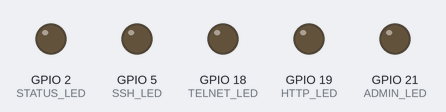
Simulated run of this sketch. Board: ESP32. Parts: output pins drawn as LEDs (lit = HIGH). WiFi joins after 1.5 s; servers stay silent unless stated; what the sketch prints to the serial monitor is not drawn.

Above: at 0.0 s.
At 4.9 s:
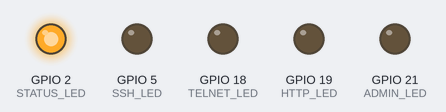
Timing chart, 0 to 6.6 s (numbered marks = the images above):
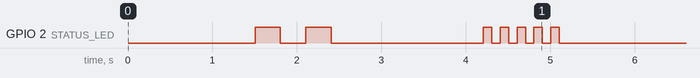

The sketch:

Claude-Code.ino
```cpp
#include <WiFi.h>

// =============================
// Wi-Fi Configuration
// =============================

const char* ssid = "Naval";
const char* password = "naval05245";

// =============================
// LED Pin Configuration
// =============================

const int SSH_LED = 5;        // GPIO 5 - SSH (Port 22)
const int TELNET_LED = 18;    // GPIO 18 - Telnet (Port 23)
const int HTTP_LED = 19;      // GPIO 19 - HTTP (Port 80)
const int ADMIN_LED = 21;     // GPIO 21 - Admin (Port 8080)
const int STATUS_LED = 2;     // GPIO 2 - Overall Status

// =============================
// Honeypot Ports
// =============================

WiFiServer telnetServer(23);
WiFiServer httpServer(80);
WiFiServer sshServer(22);
WiFiServer adminServer(8080);

// =============================
// Statistics
// =============================

unsigned long totalConnections = 0;

// =============================
// LED Control Functions
// =============================

void initializeLEDs() {
  pinMode(SSH_LED, OUTPUT);
  pinMode(TELNET_LED, OUTPUT);
  pinMode(HTTP_LED, OUTPUT);
  pinMode(ADMIN_LED, OUTPUT);
  pinMode(STATUS_LED, OUTPUT);

  // Turn off all LEDs initially
  digitalWrite(SSH_LED, LOW);
  digitalWrite(TELNET_LED, LOW);
  digitalWrite(HTTP_LED, LOW);
  digitalWrite(ADMIN_LED, LOW);
  digitalWrite(STATUS_LED, LOW);

  Serial.println("LEDs initialized!");
}

void blinkLED(int pin, int times, int delayMs) {
  for (int i = 0; i < times; i++) {
    digitalWrite(pin, HIGH);
    delay(delayMs);
    digitalWrite(pin, LOW);
    delay(delayMs);
  }
}

void indicateConnection(int ledPin, const char* serviceName) {
  // Blink the specific service LED 3 times
  blinkLED(ledPin, 3, 200);

  // Also blink the status LED
  blinkLED(STATUS_LED, 1, 300);

  // Keep LED on for 2 seconds to show activity
  digitalWrite(ledPin, HIGH);
  delay(2000);
  digitalWrite(ledPin, LOW);
}

// =============================
// Setup
// =============================

void setup() {

  Serial.begin(115200);

  delay(1000);

  Serial.println();
  Serial.println("================================");
  Serial.println("   ESP32 IoT HONEYPOT + LEDs");
  Serial.println("================================");

  // Initialize LEDs
  initializeLEDs();

  delay(500);

  // Status LED blink to indicate startup
  blinkLED(STATUS_LED, 2, 300);

  // Connect to Wi-Fi
  Serial.print("Connecting to Wi-Fi");

  WiFi.begin(ssid, password);

  int attempts = 0;
  while (WiFi.status() != WL_CONNECTED && attempts < 20) {
    delay(500);
    Serial.print(".");
    attempts++;
  }

  Serial.println();

  if (WiFi.status() == WL_CONNECTED) {
    Serial.println("Wi-Fi connected!");
    Serial.print("ESP32 IP Address: ");
    Serial.println(WiFi.localIP());

    // Fast blink status LED to indicate successful connection
    blinkLED(STATUS_LED, 5, 100);

  } else {
    Serial.println("Failed to connect to Wi-Fi!");
    // Slow blink status LED to indicate connection failure
    blinkLED(STATUS_LED, 3, 500);
  }

  // Start honeypot services
  telnetServer.begin();
  httpServer.begin();
  sshServer.begin();
  adminServer.begin();

  Serial.println();
  Serial.println("Honeypot services started:");
  Serial.println("TCP 22   - SSH       (LED: GPIO 5)");
  Serial.println("TCP 23   - Telnet    (LED: GPIO 18)");
  Serial.println("TCP 80   - HTTP      (LED: GPIO 19)");
  Serial.println("TCP 8080 - Admin     (LED: GPIO 21)");
  Serial.println("Status LED: GPIO 2");

  Serial.println();
  Serial.println("Waiting for connections...");
  Serial.println("--------------------------------");
}

// =============================
// Connection Handler
// =============================

void checkServer(
  WiFiServer &server,
  int port,
  const char* service,
  int ledPin
) {

  WiFiClient client = server.available();

  if (client) {

    totalConnections++;

    Serial.println();
    Serial.println("!!! CONNECTION DETECTED !!!");

    Serial.print("Service: ");
    Serial.println(service);

    Serial.print("Port: ");
    Serial.println(port);

    Serial.print("Source IP: ");
    Serial.println(client.remoteIP());

    Serial.print("Total Connections: ");
    Serial.println(totalConnections);

    Serial.println("--------------------------------");

    // Trigger LED indication
    indicateConnection(ledPin, service);

    // Send a fake service banner
    if (port == 22) {

      client.println("SSH-2.0-OpenSSH_8.2p1 Ubuntu-4ubuntu0.5");

    }

    else if (port == 80 || port == 8080) {

      client.println("HTTP/1.1 200 OK");
      client.println("Content-Type: text/html");
      client.println("Connection: close");
      client.println();
      client.println("<html>");
      client.println("<head><title>IoT Device</title></head>");
      client.println("<body>");
      client.println("<h1>IoT Device Management</h1>");
      client.println("<p>System Status: Online</p>");
      client.println("</body>");
      client.println("</html>");

    }

    else if (port == 23) {

      client.println("Welcome to IoT Device");
      client.println("login:");

    }

    delay(100);

    client.stop();

    Serial.println("Connection closed.");
  }
}

// =============================
// Main Loop
// =============================

void loop() {

  // Check each honeypot service with corresponding LED

  checkServer(
    sshServer,
    22,
    "SSH",
    SSH_LED
  );

  checkServer(
    telnetServer,
    23,
    "Telnet",
    TELNET_LED
  );

  checkServer(
    httpServer,
    80,
    "HTTP",
    HTTP_LED
  );

  checkServer(
    adminServer,
    8080,
    "HTTP Admin",
    ADMIN_LED
  );

  // Check Wi-Fi connection

  if (WiFi.status() != WL_CONNECTED) {

    Serial.println("Wi-Fi connection lost!");

    // Blink status LED to indicate Wi-Fi issue
    blinkLED(STATUS_LED, 2, 500);

    WiFi.disconnect();
    WiFi.begin(ssid, password);

    delay(1000);
  }
}
```
